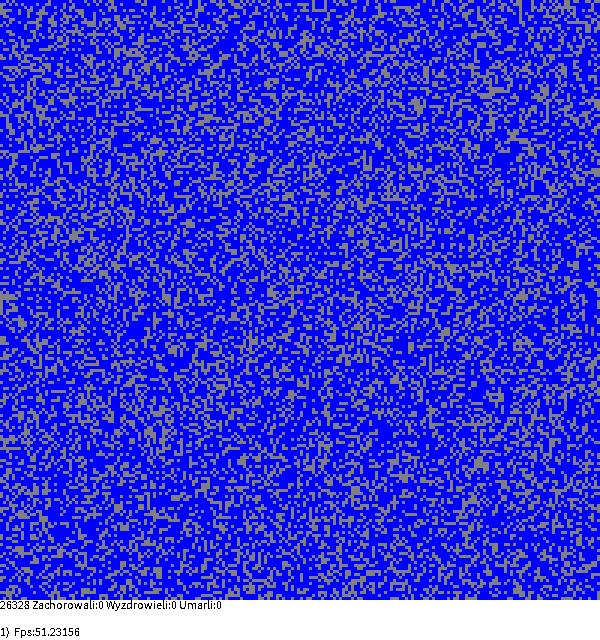
Frame 1 (no input)
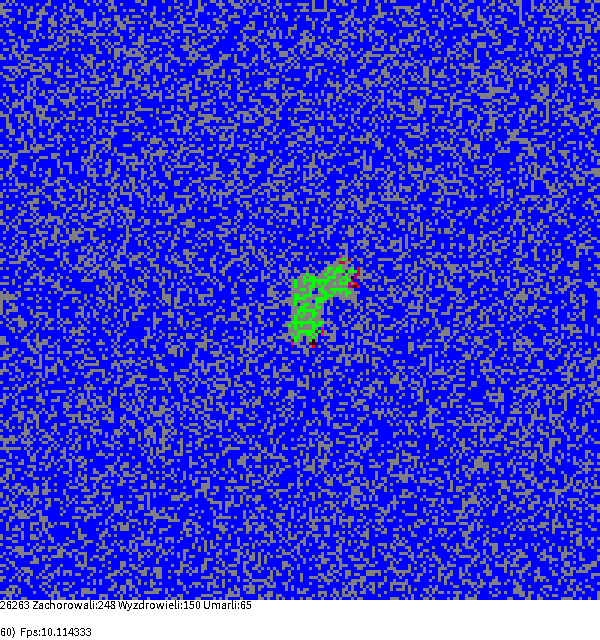
Frame 60 (the mouse pressed at the canvas centre just before this capture)
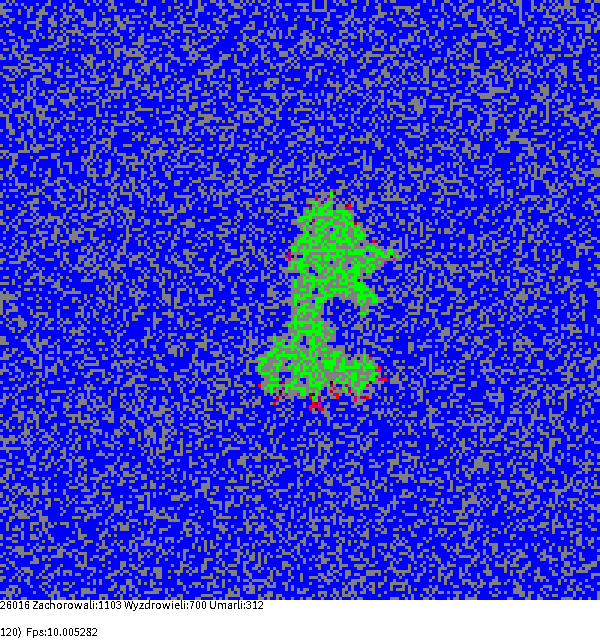
Frame 120 (the mouse held since frame 60 and released just before this capture)

The Processing sketch that drew these frames (run headless with seeded random() and noise(); from frame 60 on, the mouse is pressed at the canvas centre):

// Processing sketch: ABMEpidemia01
// ── ABMEpidemia01.pde
// ABM minimum template - using template for AGENT BASE MODEL in 1D & 2D discrete geometry
//   >>>> ONLY THE ESSENTIAL MODULES OF THE ABM TEMPLATE <<<<
// @author Wojciech Borkowski
//-///////////////////////////////////////////////////////////////////////////////////////

//MODEL PARAMETERS
int side=200; //LENGTH OF THE SIDE OF THE WORLD
String modelName="ABMEpidemia";
float density=0.66;

World TheWorld=new World(side); //INITIALIZATION IS COMPLETED 
                               //IN THE setup() FUNCTION

//STAŁE MODELU
final int Duration=7; //Infection duration
//final int Empty=0; //UNNECESSARY. Instead, there is a null in the cell of the array of agent handles.
final int Susceptible=1;
final int Infected=2;
final int Recovered=Infected+Duration;
final float PTransfer=0.330; //Probability of infecting an agent in a single interaction
final float PDeath=0.05;    //Average probability of death in one day of illness duration

//STATISTICS CALCULATED DURING THE SIMULATION
int liveCount=0;
int sumInfected=0; //Number of successful infections
int sumRecovered=0; //Number of recoveries
int sumDeath=0; //Number of deaths
                               
//VISUALIZATION PARAMETERS, STATISTICS, ETC.
int cwidth=3; //CELL SIDE LENGTH IN VISUALIZATION
              // - THE VALUE GIVEN HERE IS ONLY PROVISIONAL
int STATUSHEIGH=40; //HEIGHT OF THE STATUS BAR AT THE BOTTOM OF THE WINDOW

int STEPSperVIS=1; //HOW OFTEN DO WE RUN THE VISUALIZATION
int FRAMEFREQ=10; //HOW MANY TIMES PER SECOND DOES draw() RUN?

//boolean WITH_VIDEO=false; //DO WE WANT TO SAVE TO A MOVIE FILE (requires RTMVideo.pde module)
boolean simulationRun=true; //SIMULATION OPERATIONS FLAG (Start/Stop) 

void setup()
{
  //GRAPHICS BELOW
  size(600,640); //UNFORTUNATELY, ONLY LITERAL VALUES CAN BE PRESENTED HERE ("LITERALS")
  noSmooth();   //Significantly speeds up visualizations
  frameRate(FRAMEFREQ);
  background(255,255,200);
  strokeWeight(2);
  
  //INITIALIZATION OF THE MODEL AND (OPTIONALLY) STATISTICS
  initializeModel(TheWorld); //COMPLETE WORLD INITIALIZATION
  //initializeStats();      //UNCOMMENT THIS IF USING STATISTICS
  //doStatistics(TheWorld); //as above
  
  //CALCULATE THE REQUIRED WINDOW SIZE FOR size()
  println(modelName+": REQUIRED SIZE OF PAINTING AREA IS "
          +(cwidth*side)+"x"+(cwidth*side+STATUSHEIGH));
  cwidth=(height-STATUSHEIGH)/side; // HOWEVER, WE ADAPT THE SIZE OF THE CELLS TO THE WINDOW THAT IS
  
  //INITIALIZE ANIMATION RECORDING (if using RTMVideo.pde)
  //if(WITH_VIDEO) {initVideoExport(this,modelName+".mp4",FRAMEFREQ);FirstVideoFrame();}
  
  //CONSOLE INFO AT THE END OF THE setup() FUNCTION
  println("CURRENT SIZE OF PAINTING AREA IS "+width+"x"+height); //-myMenu.bounds.height???
  visualizeModel(TheWorld); //FIRST WORLD VISUALIZATION AFTER INITIALIZATION
  
  //if(!simulationRun) //REQUIRES RTMEvents.pde MODULE
  //  println("PRESS 'r' or 'ESC' to start simulation");
  //else
  //  println("PRESS 's' or 'ESC' to pause simulation");
  
  //NextVideoFrame(); //FIRST REAL ANIMATION FRAME (if we use RTMVideo.pde)
}

void draw()
{
  if(simulationRun)
  {
    modelStep(TheWorld);
    //doStatistics(TheWorld); //UNCOMMENT THIS IF USING STATISTICS
  }                          //Uses an internal flag to determine whether the log has been opened
  
  writeStatusLine();
  
  if(!simulationRun //Only visualization should work after pausing the simulation
  || StepCounter % STEPSperVIS == 0 ) //When the model is running, visualization should only be performed every few steps
  {
    visualizeModel(TheWorld);
    //NextVideoFrame(); //ANIMATION FRAME RECORDING FUNCTION. 
  }                    //Uses an internal flag to determine if the movie has started

}

void writeStatusLine()
{
  fill(255);rect(0,side*cwidth,width,STATUSHEIGH);
  fill(0);noStroke();
  textAlign(LEFT, TOP);
  text(liveCount+" Zachorowali:"+sumInfected+" Wyzdrowieli:"+sumRecovered+" Umarli:"+sumDeath,
       0,side*cwidth); //A place for the MOST IMPORTANT STATISTICS
  println("ST:"+StepCounter+"\tZ\t"+sumInfected+"\tW\t"+sumRecovered+"\tU\t"+sumDeath);
  textAlign(LEFT, BOTTOM);
  text(StepCounter+")  Fps:"+ frameRate,0,side*cwidth+STATUSHEIGH-2);
}

//-/////////////////////////////////////////////////////////////////////////////////////////
//  https://www.researchgate.net/profile/WOJCIECH_BORKOWSKI - ABM MAIN TEMPLATE
//-/////////////////////////////////////////////////////////////////////////////////////////

// ── Agent.pde
// An agent is one of the two central classes in any ABM model.
//-/////////////////////////////////////////////////////////////
class Agent
{
  //float dummy; //DEMONSTRATIVE ATTRIBUTE - CAN BE REMOVED THEN
  //NOWY KOD
  int state;
  
  Agent() //Agent constructor. Initializes attributes
  {
    //dummy=0;
    //NOWY KOD
    state=Susceptible;
  }
}

//-/////////////////////////////////////////////////////////////////////////////////////////
//  https://www.researchgate.net/profile/WOJCIECH_BORKOWSKI - ABM: AGENT FOR FILL UP
//-/////////////////////////////////////////////////////////////////////////////////////////

// ── AgentBasics.pde
// An agent is one of the two central classes in any ABM model.
// The agent must be initialized and must have change logic
//-/////////////////////////////////////////////////////////////

void initializeAgents(Agent[][] agents)
{
   for(int a=0;a<agents.length;a++)
    for(int b=0;b<agents[a].length;b++)
      if(random(1)<density)
      {
        Agent curr=new Agent();
        //ADDITIONAL AGENT INITIALIZATION CODE, e.g. curr.initialise();
        liveCount++;
        agents[a][b]=curr;
      }
      
   //Initiating infection from the center
   if(agents[agents.length/2][agents.length/2]==null) //If he weren't here
   {
      agents[agents.length/2][agents.length/2]=new Agent();
      liveCount++;
   }
   agents[agents.length/2][agents.length/2].state=Infected;
}
//OR
void initializeAgents(Agent[] agents)
{
  for(int a=0;a<agents.length;a++)
    if(random(1)<density)
    {
      Agent curr=new Agent();
      //ADDITIONAL AGENT INITIALIZATION CODE, e.g. curr.initialise();
      liveCount++;
      agents[a]=curr;
    }
   
   //Initiating infection from the center
   if(agents[agents.length/2]==null) //If he weren't here
   {
      agents[agents.length/2]=new Agent();
      liveCount++;
   }
   
   //Initiating infection from the center
   if(agents[agents.length/2]==null) //If he weren't here
   {
      agents[agents.length/2]=new Agent();
      liveCount++;
   }
   agents[agents.length/2].state=Infected;
}

void  agentsChange(Agent[] agents) //przerobiona z dummyChangeAgents()
{
  int MC=agents.length;
  for(int i=0;i<MC;i++)
  {
    int a=(int)random(0,agents.length);
    if(agents[a]!= null )
    {
      //agents[a].dummy+=random(-0.1,0.1); //EXAMPLE AGENT STATE CHANGE
    }
  }  
}

//OR

void  agentsChange(Agent[][] agents) //przerobiona z dummyChangeAgents()
{
  int MC=agents.length*agents[0].length;
  for(int i=0;i<MC;i++)
  {
    int a=(int)random(0,agents.length); //agents[a].length na wypadek gdyby nam przyszło
    int b=(int)random(0,agents[a].length); // do głowy zrobić prostokąt
    if(agents[a][b]!= null )
    {
       //If the cell is empty or the agent is healthy, we do nothing
       if(agents[a][b].state<Infected || Recovered<=agents[a][b].state) 
          continue;
       
       //Calculating neighbor locations
       int dw=(a+1) % agents.length;   
       int up=(agents.length+a-1) % agents.length;
       int right = (b+1) % agents[a].length; //MOŻE BYĆ INNE NIŻ agents.length      
       int left  = (agents[a].length+b-1) % agents[a].length; //JEŚLI PROSTOKĄT

       if(agents[a][left]!=null
       && agents[a][left].state==Susceptible && random(1) < PTransfer) 
         {agents[a][left].state=Infected; sumInfected++;}
        
       if(agents[a][right]!=null
       && agents[a][right].state==Susceptible && random(1) < PTransfer) 
         {agents[a][right].state=Infected; sumInfected++;}
        
       if(agents[up][b]!=null
       && agents[up][b].state==Susceptible && random(1) < PTransfer) 
         {agents[up][b].state=Infected; sumInfected++;}
        
       if(agents[dw][b]!=null
       && agents[dw][b].state==Susceptible && random(1) < PTransfer) 
         {agents[dw][b].state=Infected; sumInfected++;}

       float prob=random(1); //Fate for the day
       
       if(prob<PDeath) //He dies on this day
        {agents[a][b]=null;sumDeath++;liveCount--;}
        else
        {
          //... or he is cured
          if(++(agents[a][b].state)==Recovered)
              sumRecovered++;
          //else //...OR STILL SUFFERING!
        }
    }
  }
}

//-//////////////////////////////////////////////////////////////////////////////////////////////////////////
//  https://www.researchgate.net/profile/WOJCIECH_BORKOWSKI - ABM: BASIC INITIALISATION & EVERY STEP CHANGE
//-//////////////////////////////////////////////////////////////////////////////////////////////////////////

// ── AssemblingOfWorld.pde
// The world is one of the two central classes of every ABM model
//-/////////////////////////////////////////////////////////////
int StepCounter=0; //GLOBAL SIMULATION STEP COUNTER

class World
{
  //Agent agents[]; //ONE-DIMENSIONAL AGENT TABLE
  //OR
  Agent agents[][]; //TWO-DIMENSIONAL AGENT TABLE
  
  World(int side) //CONSTRUCTION OF THE WORLD
  {
    //agents=new Agent[side];
    //OR
    agents=new Agent[side][side];
  }
}

//MORE COMPLEX FUNCTIONALITIES ARE DEFINED AS SEPARATE FUNCTIONS RATHER THAN CLASS METHODS World
//DUE TO PROCESSING SYNTAX LIMITATIONS
//WHICH DOESN'T ALLOW YOU TO HIDE LESS IMPORTANT CLASS METHODS SOMEWHERE ELSE
//-//////////////////////////////////////////////////////////////////////////

void initializeModel(World world)
{
  initializeAgents(world.agents); //THE OVERLOADED FUNCTION WILL BE SELECTED HERE!
}

void visualizeModel(World world)
{
  visualizeAgents(world.agents); //THE OVERLOADED FUNCTION WILL BE SELECTED HERE!
}

//void dummyChange(World world) //THIS FUNCTION CAN BE REMOVED WHEN
//{                             //A REAL MODEL CODE APPEARS
//  dummyChangeAgents(world.agents); //THE OVERLOADED FUNCTION WILL BE SELECTED HERE!
//}

void modelStep(World world)
{
   //dummyChange(world); //TEMPORARY USE OF TRIVIA DYNAMICS
   //OR
   //REAL MODEL CODE
   agentsChange(world.agents); //THE OVERLOADED FUNCTION WILL BE SELECTED HERE!
   
   StepCounter++;
}

//-/////////////////////////////////////////////////////////////////////////////////////////////
//  https://www.researchgate.net/profile/WOJCIECH_BORKOWSKI - ABM: WORLD OF AGENTS FOR FILL UP
//-/////////////////////////////////////////////////////////////////////////////////////////////

// ── ModelVisual.pde
// A world full of agents requires a method of visualization on a screen/window
//-//////////////////////////////////////////////////////////////////////////

void visualizeAgents(Agent[][] agents)
{
  Agent curra;
  for(int a=0;a<agents.length;a++)
   for(int b=0;b<agents[a].length;b++)
   {
    //AGENT COLORING
    if( (curra=agents[a][b]) != null )
    {
      switch(curra.state){ //The selection statement allows us to choose any color
      case Recovered:  fill(0,255,0);break; // Cured
      case Infected:   fill(255,0,0);break; // Just infected
      case Susceptible:fill(0,0,255);break; // Vulnerable
      default:         fill(random(255),0,random(255)); // Sick
      break;
      } 
    }
    else
    {
      fill(128);
    }
    
    noStroke();
    rect(b*cwidth,a*cwidth,cwidth,cwidth); //THIS IS ACTUAL DRAWING. 
                                          //"a" is vertical, because that is how a 2D array is structured
   }
}
//OR
void visualizeAgents(Agent[] agents)
{
   Agent curra;
   for(int a=0;a<agents.length;a++)
   {
    //AGENT COLORING  
    if( (curra=agents[a]) != null )
    {
      switch(curra.state){ //The selection statement allows us to choose any color
      case Recovered:  fill(0,255,0);break; // Cured
      case Infected:   fill(255,0,0);break; // Just infected
      case Susceptible:fill(0,0,255);break; // Vulnerable
      default:         fill(random(255),0,random(255)); // Sick
      break;
      } 
    }
    else
    {
      fill(128);
    }
    
    int t=StepCounter%side;
    noStroke();
    rect(a*cwidth,t*cwidth,cwidth,cwidth); //THIS IS ACTUAL DRAWING 
    
    stroke(255);
    line(0,(t+1)*cwidth+1,width,(t+1)*cwidth+1); //LINE FOR THE PRESENT TIME
   }
}

//-//////////////////////////////////////////////////////////////////////////////////////////////////////
//  https://www.researchgate.net/profile/WOJCIECH_BORKOWSKI - ABM: BASIC VISUALISATION
//-//////////////////////////////////////////////////////////////////////////////////////////////////////
